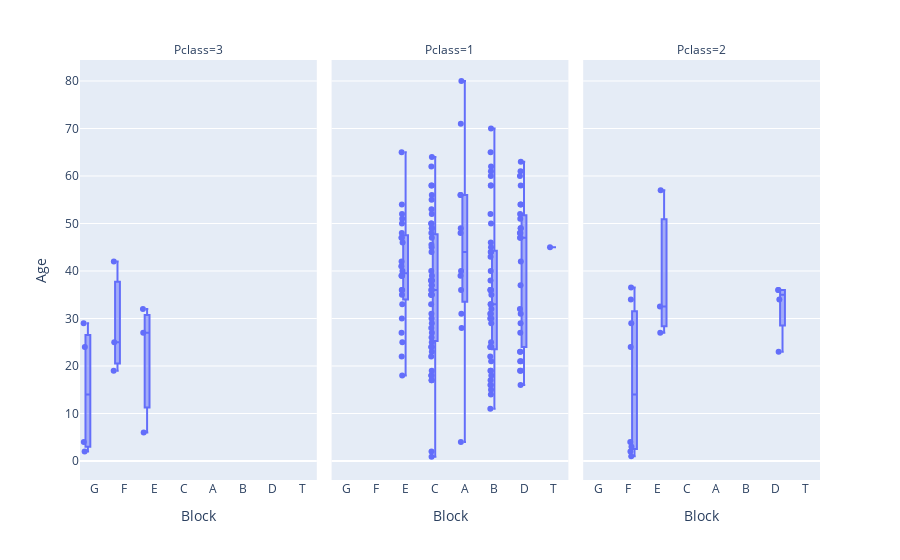

The notebook cell saved with this chart:
### Code cell
fig = px.box(titanic_train, x="Block", y="Age",points='all',facet_col="Pclass")
fig.show()

### Figure 1 — Plotly figure (JSON) as saved in the notebook; plotly's stock layout.template omitted (floating-point values rounded to 4 significant figures; data arrays with more than 128 entries replaced by an {"elided": "..."} marker saying what was removed)
{"data": [{"alignmentgroup": "True", "boxpoints": "all", "hovertemplate": "Pclass=3<br>Block=%{x}<br>Age=%{y}<extra></extra>", "legendgroup": "", "marker": {"color": "#636efa"}, "name": "", "notched": false, "offsetgroup": "", "orientation": "v", "showlegend": false, "type": "box", "x": {"elided": "491 str values"}, "x0": " ", "xaxis": "x", "y": {"elided": "491 float values"}, "y0": " ", "yaxis": "y"}, {"alignmentgroup": "True", "boxpoints": "all", "hovertemplate": "Pclass=1<br>Block=%{x}<br>Age=%{y}<extra></extra>", "legendgroup": "", "marker": {"color": "#636efa"}, "name": "", "notched": false, "offsetgroup": "", "orientation": "v", "showlegend": false, "type": "box", "x": {"elided": "216 str values"}, "x0": " ", "xaxis": "x2", "y": {"elided": "216 float values"}, "y0": " ", "yaxis": "y2"}, {"alignmentgroup": "True", "boxpoints": "all", "hovertemplate": "Pclass=2<br>Block=%{x}<br>Age=%{y}<extra></extra>", "legendgroup": "", "marker": {"color": "#636efa"}, "name": "", "notched": false, "offsetgroup": "", "orientation": "v", "showlegend": false, "type": "box", "x": {"elided": "184 str values"}, "x0": " ", "xaxis": "x3", "y": {"elided": "184 float values"}, "y0": " ", "yaxis": "y3"}], "layout": {"annotations": [{"font": {}, "showarrow": false, "text": "Pclass=3", "x": 0.16, "xanchor": "center", "xref": "paper", "y": 1, "yanchor": "bottom", "yref": "paper"}, {"font": {}, "showarrow": false, "text": "Pclass=1", "x": 0.5, "xanchor": "center", "xref": "paper", "y": 1, "yanchor": "bottom", "yref": "paper"}, {"font": {}, "showarrow": false, "text": "Pclass=2", "x": 0.84, "xanchor": "center", "xref": "paper", "y": 1, "yanchor": "bottom", "yref": "paper"}], "boxmode": "group", "legend": {"tracegroupgap": 0}, "margin": {"t": 60}, "xaxis": {"anchor": "y", "domain": [0, 0.32], "title": {"text": "Block"}}, "xaxis2": {"anchor": "y2", "domain": [0.34, 0.66], "matches": "x", "title": {"text": "Block"}}, "xaxis3": {"anchor": "y3", "domain": [0.68, 1.0], "matches": "x", "title": {"text": "Block"}}, "yaxis": {"anchor": "x", "domain": [0, 1], "title": {"text": "Age"}}, "yaxis2": {"anchor": "x2", "domain": [0, 1], "matches": "y", "showticklabels": false}, "yaxis3": {"anchor": "x3", "domain": [0, 1], "matches": "y", "showticklabels": false}}}
